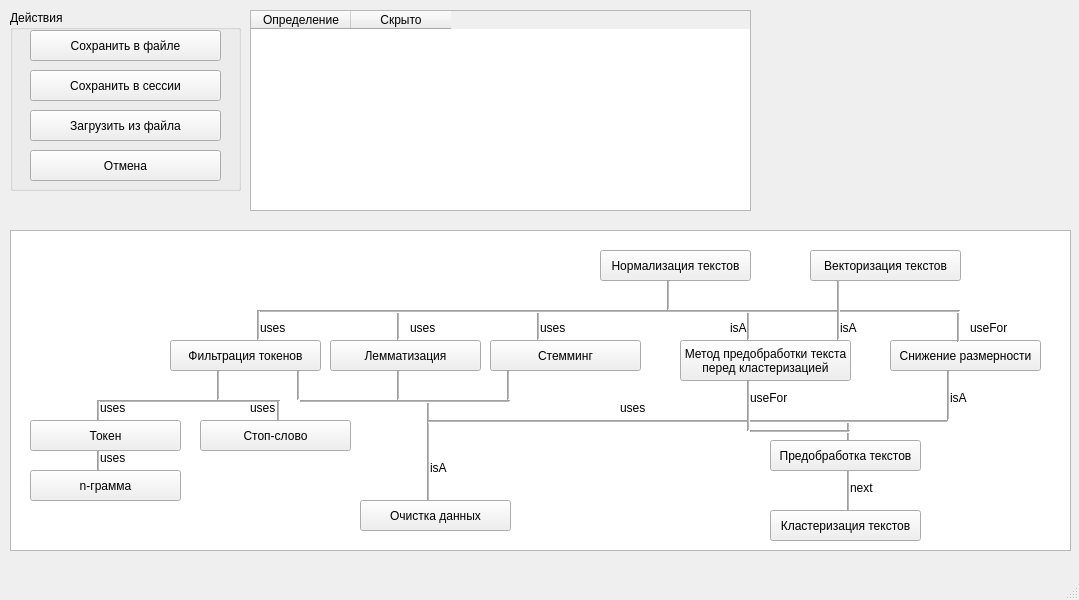
<?xml version="1.0" encoding="UTF-8"?>
<ui version="4.0">
 <class>MainWindow</class>
 <widget class="QMainWindow" name="MainWindow">
  <property name="geometry">
   <rect>
    <x>0</x>
    <y>0</y>
    <width>1079</width>
    <height>600</height>
   </rect>
  </property>
  <property name="windowTitle">
   <string>MainWindow</string>
  </property>
  <widget class="QWidget" name="centralwidget">
   <widget class="QTableWidget" name="TWDefHide">
    <property name="geometry">
     <rect>
      <x>250</x>
      <y>10</y>
      <width>501</width>
      <height>201</height>
     </rect>
    </property>
    <column>
     <property name="text">
      <string>Определение</string>
     </property>
    </column>
    <column>
     <property name="text">
      <string>Скрыто</string>
     </property>
    </column>
   </widget>
   <widget class="QGroupBox" name="GBActions">
    <property name="geometry">
     <rect>
      <x>10</x>
      <y>10</y>
      <width>231</width>
      <height>181</height>
     </rect>
    </property>
    <property name="title">
     <string>Действия</string>
    </property>
    <widget class="QPushButton" name="BSaveInFile">
     <property name="geometry">
      <rect>
       <x>20</x>
       <y>20</y>
       <width>191</width>
       <height>31</height>
      </rect>
     </property>
     <property name="text">
      <string>Сохранить в файле</string>
     </property>
    </widget>
    <widget class="QPushButton" name="BLocalSave">
     <property name="geometry">
      <rect>
       <x>20</x>
       <y>60</y>
       <width>191</width>
       <height>31</height>
      </rect>
     </property>
     <property name="text">
      <string>Сохранить в сессии</string>
     </property>
    </widget>
    <widget class="QPushButton" name="BExit">
     <property name="geometry">
      <rect>
       <x>20</x>
       <y>140</y>
       <width>191</width>
       <height>31</height>
      </rect>
     </property>
     <property name="text">
      <string>Отмена</string>
     </property>
    </widget>
    <widget class="QPushButton" name="BLoadFromFile">
     <property name="geometry">
      <rect>
       <x>20</x>
       <y>100</y>
       <width>191</width>
       <height>31</height>
      </rect>
     </property>
     <property name="text">
      <string>Загрузить из файла</string>
     </property>
    </widget>
   </widget>
   <widget class="QPushButton" name="BClust">
    <property name="geometry">
     <rect>
      <x>770</x>
      <y>510</y>
      <width>151</width>
      <height>31</height>
     </rect>
    </property>
    <property name="text">
     <string>Кластеризация текстов</string>
    </property>
   </widget>
   <widget class="QPushButton" name="BPrep">
    <property name="geometry">
     <rect>
      <x>770</x>
      <y>440</y>
      <width>151</width>
      <height>31</height>
     </rect>
    </property>
    <property name="text">
     <string>Предобработка текстов</string>
    </property>
   </widget>
   <widget class="QPushButton" name="BClearData">
    <property name="geometry">
     <rect>
      <x>360</x>
      <y>500</y>
      <width>151</width>
      <height>31</height>
     </rect>
    </property>
    <property name="text">
     <string>Очистка данных</string>
    </property>
   </widget>
   <widget class="QPushButton" name="BReduceDim">
    <property name="geometry">
     <rect>
      <x>890</x>
      <y>340</y>
      <width>151</width>
      <height>31</height>
     </rect>
    </property>
    <property name="text">
     <string>Снижение размерности</string>
    </property>
   </widget>
   <widget class="QPushButton" name="BNormalize">
    <property name="geometry">
     <rect>
      <x>600</x>
      <y>250</y>
      <width>151</width>
      <height>31</height>
     </rect>
    </property>
    <property name="text">
     <string>Нормализация текстов</string>
    </property>
   </widget>
   <widget class="QPushButton" name="BFilter">
    <property name="geometry">
     <rect>
      <x>170</x>
      <y>340</y>
      <width>151</width>
      <height>31</height>
     </rect>
    </property>
    <property name="text">
     <string>Фильтрация токенов</string>
    </property>
   </widget>
   <widget class="QPushButton" name="BStopWord">
    <property name="geometry">
     <rect>
      <x>200</x>
      <y>420</y>
      <width>151</width>
      <height>31</height>
     </rect>
    </property>
    <property name="text">
     <string>Стоп-слово</string>
    </property>
   </widget>
   <widget class="QPushButton" name="BToken">
    <property name="geometry">
     <rect>
      <x>30</x>
      <y>420</y>
      <width>151</width>
      <height>31</height>
     </rect>
    </property>
    <property name="text">
     <string>Токен</string>
    </property>
   </widget>
   <widget class="QPushButton" name="BLem">
    <property name="geometry">
     <rect>
      <x>330</x>
      <y>340</y>
      <width>151</width>
      <height>31</height>
     </rect>
    </property>
    <property name="text">
     <string>Лемматизация</string>
    </property>
   </widget>
   <widget class="QPushButton" name="BStem">
    <property name="geometry">
     <rect>
      <x>490</x>
      <y>340</y>
      <width>151</width>
      <height>31</height>
     </rect>
    </property>
    <property name="text">
     <string>Стемминг</string>
    </property>
   </widget>
   <widget class="Line" name="LClustNext">
    <property name="geometry">
     <rect>
      <x>840</x>
      <y>470</y>
      <width>16</width>
      <height>51</height>
     </rect>
    </property>
    <property name="midLineWidth">
     <number>1</number>
    </property>
    <property name="orientation">
     <enum>Qt::Vertical</enum>
    </property>
   </widget>
   <widget class="Line" name="LReduceUsesHor">
    <property name="geometry">
     <rect>
      <x>428</x>
      <y>420</y>
      <width>520</width>
      <height>3</height>
     </rect>
    </property>
    <property name="midLineWidth">
     <number>1</number>
    </property>
    <property name="orientation">
     <enum>Qt::Horizontal</enum>
    </property>
   </widget>
   <widget class="Line" name="LClearDataIsVert">
    <property name="geometry">
     <rect>
      <x>420</x>
      <y>400</y>
      <width>16</width>
      <height>110</height>
     </rect>
    </property>
    <property name="midLineWidth">
     <number>1</number>
    </property>
    <property name="orientation">
     <enum>Qt::Vertical</enum>
    </property>
   </widget>
   <widget class="Line" name="LNormalizeUseFor">
    <property name="geometry">
     <rect>
      <x>950</x>
      <y>310</y>
      <width>16</width>
      <height>32</height>
     </rect>
    </property>
    <property name="midLineWidth">
     <number>1</number>
    </property>
    <property name="orientation">
     <enum>Qt::Vertical</enum>
    </property>
   </widget>
   <widget class="Line" name="LNormalizeIs2">
    <property name="geometry">
     <rect>
      <x>740</x>
      <y>310</y>
      <width>16</width>
      <height>30</height>
     </rect>
    </property>
    <property name="midLineWidth">
     <number>1</number>
    </property>
    <property name="orientation">
     <enum>Qt::Vertical</enum>
    </property>
   </widget>
   <widget class="Line" name="LLemUses">
    <property name="geometry">
     <rect>
      <x>390</x>
      <y>310</y>
      <width>16</width>
      <height>30</height>
     </rect>
    </property>
    <property name="midLineWidth">
     <number>1</number>
    </property>
    <property name="orientation">
     <enum>Qt::Vertical</enum>
    </property>
   </widget>
   <widget class="Line" name="LFilterUses">
    <property name="geometry">
     <rect>
      <x>250</x>
      <y>310</y>
      <width>16</width>
      <height>30</height>
     </rect>
    </property>
    <property name="midLineWidth">
     <number>1</number>
    </property>
    <property name="orientation">
     <enum>Qt::Vertical</enum>
    </property>
   </widget>
   <widget class="Line" name="LStemUses">
    <property name="geometry">
     <rect>
      <x>530</x>
      <y>310</y>
      <width>16</width>
      <height>30</height>
     </rect>
    </property>
    <property name="midLineWidth">
     <number>1</number>
    </property>
    <property name="orientation">
     <enum>Qt::Vertical</enum>
    </property>
   </widget>
   <widget class="Line" name="LTokenUses">
    <property name="geometry">
     <rect>
      <x>90</x>
      <y>400</y>
      <width>16</width>
      <height>30</height>
     </rect>
    </property>
    <property name="midLineWidth">
     <number>1</number>
    </property>
    <property name="orientation">
     <enum>Qt::Vertical</enum>
    </property>
   </widget>
   <widget class="Line" name="LFilterHor">
    <property name="geometry">
     <rect>
      <x>100</x>
      <y>400</y>
      <width>180</width>
      <height>3</height>
     </rect>
    </property>
    <property name="midLineWidth">
     <number>1</number>
    </property>
    <property name="orientation">
     <enum>Qt::Horizontal</enum>
    </property>
   </widget>
   <widget class="Line" name="LStopWordsUses">
    <property name="geometry">
     <rect>
      <x>270</x>
      <y>400</y>
      <width>16</width>
      <height>30</height>
     </rect>
    </property>
    <property name="midLineWidth">
     <number>1</number>
    </property>
    <property name="orientation">
     <enum>Qt::Vertical</enum>
    </property>
   </widget>
   <widget class="Line" name="LFilterVert">
    <property name="geometry">
     <rect>
      <x>210</x>
      <y>370</y>
      <width>16</width>
      <height>30</height>
     </rect>
    </property>
    <property name="midLineWidth">
     <number>1</number>
    </property>
    <property name="orientation">
     <enum>Qt::Vertical</enum>
    </property>
   </widget>
   <widget class="QPushButton" name="BGramm">
    <property name="geometry">
     <rect>
      <x>30</x>
      <y>470</y>
      <width>151</width>
      <height>31</height>
     </rect>
    </property>
    <property name="text">
     <string>n-грамма</string>
    </property>
   </widget>
   <widget class="Line" name="LGrammUses">
    <property name="geometry">
     <rect>
      <x>90</x>
      <y>450</y>
      <width>16</width>
      <height>30</height>
     </rect>
    </property>
    <property name="midLineWidth">
     <number>1</number>
    </property>
    <property name="orientation">
     <enum>Qt::Vertical</enum>
    </property>
   </widget>
   <widget class="Line" name="LNormalizeAll">
    <property name="geometry">
     <rect>
      <x>260</x>
      <y>310</y>
      <width>700</width>
      <height>3</height>
     </rect>
    </property>
    <property name="midLineWidth">
     <number>1</number>
    </property>
    <property name="orientation">
     <enum>Qt::Horizontal</enum>
    </property>
   </widget>
   <widget class="QPushButton" name="BPrepMeth">
    <property name="geometry">
     <rect>
      <x>680</x>
      <y>340</y>
      <width>171</width>
      <height>41</height>
     </rect>
    </property>
    <property name="text">
     <string>Метод предобработки текста 
перед кластеризацией</string>
    </property>
   </widget>
   <widget class="Line" name="LReduceIsVert">
    <property name="geometry">
     <rect>
      <x>940</x>
      <y>370</y>
      <width>16</width>
      <height>50</height>
     </rect>
    </property>
    <property name="midLineWidth">
     <number>1</number>
    </property>
    <property name="orientation">
     <enum>Qt::Vertical</enum>
    </property>
   </widget>
   <widget class="Line" name="LPrepMehUseForVert">
    <property name="geometry">
     <rect>
      <x>740</x>
      <y>380</y>
      <width>16</width>
      <height>51</height>
     </rect>
    </property>
    <property name="midLineWidth">
     <number>1</number>
    </property>
    <property name="orientation">
     <enum>Qt::Vertical</enum>
    </property>
   </widget>
   <widget class="Line" name="LPrepVert">
    <property name="geometry">
     <rect>
      <x>840</x>
      <y>420</y>
      <width>16</width>
      <height>30</height>
     </rect>
    </property>
    <property name="midLineWidth">
     <number>1</number>
    </property>
    <property name="orientation">
     <enum>Qt::Vertical</enum>
    </property>
   </widget>
   <widget class="Line" name="LClearDataIsHor">
    <property name="geometry">
     <rect>
      <x>300</x>
      <y>400</y>
      <width>210</width>
      <height>3</height>
     </rect>
    </property>
    <property name="midLineWidth">
     <number>1</number>
    </property>
    <property name="orientation">
     <enum>Qt::Horizontal</enum>
    </property>
   </widget>
   <widget class="Line" name="LFilterClear">
    <property name="geometry">
     <rect>
      <x>290</x>
      <y>370</y>
      <width>16</width>
      <height>30</height>
     </rect>
    </property>
    <property name="midLineWidth">
     <number>1</number>
    </property>
    <property name="orientation">
     <enum>Qt::Vertical</enum>
    </property>
   </widget>
   <widget class="Line" name="LLemClear">
    <property name="geometry">
     <rect>
      <x>390</x>
      <y>370</y>
      <width>16</width>
      <height>30</height>
     </rect>
    </property>
    <property name="midLineWidth">
     <number>1</number>
    </property>
    <property name="orientation">
     <enum>Qt::Vertical</enum>
    </property>
   </widget>
   <widget class="Line" name="LStemClear">
    <property name="geometry">
     <rect>
      <x>500</x>
      <y>370</y>
      <width>16</width>
      <height>30</height>
     </rect>
    </property>
    <property name="midLineWidth">
     <number>1</number>
    </property>
    <property name="orientation">
     <enum>Qt::Vertical</enum>
    </property>
   </widget>
   <widget class="Line" name="LNormalizeIs">
    <property name="geometry">
     <rect>
      <x>660</x>
      <y>280</y>
      <width>16</width>
      <height>30</height>
     </rect>
    </property>
    <property name="midLineWidth">
     <number>1</number>
    </property>
    <property name="orientation">
     <enum>Qt::Vertical</enum>
    </property>
   </widget>
   <widget class="Line" name="LVectorizeIs">
    <property name="geometry">
     <rect>
      <x>830</x>
      <y>280</y>
      <width>16</width>
      <height>60</height>
     </rect>
    </property>
    <property name="midLineWidth">
     <number>1</number>
    </property>
    <property name="orientation">
     <enum>Qt::Vertical</enum>
    </property>
   </widget>
   <widget class="QPushButton" name="BVectorize">
    <property name="geometry">
     <rect>
      <x>810</x>
      <y>250</y>
      <width>151</width>
      <height>31</height>
     </rect>
    </property>
    <property name="text">
     <string>Векторизация текстов</string>
    </property>
   </widget>
   <widget class="QGraphicsView" name="GVBgOnto">
    <property name="geometry">
     <rect>
      <x>10</x>
      <y>230</y>
      <width>1061</width>
      <height>321</height>
     </rect>
    </property>
   </widget>
   <widget class="QLabel" name="LbNormalizeIs">
    <property name="geometry">
     <rect>
      <x>730</x>
      <y>320</y>
      <width>21</width>
      <height>16</height>
     </rect>
    </property>
    <property name="text">
     <string>isA</string>
    </property>
   </widget>
   <widget class="QLabel" name="LbVectorizeIs">
    <property name="geometry">
     <rect>
      <x>840</x>
      <y>320</y>
      <width>21</width>
      <height>16</height>
     </rect>
    </property>
    <property name="text">
     <string>isA</string>
    </property>
   </widget>
   <widget class="QLabel" name="LbNormalizeUseFor">
    <property name="geometry">
     <rect>
      <x>970</x>
      <y>320</y>
      <width>41</width>
      <height>16</height>
     </rect>
    </property>
    <property name="text">
     <string>useFor</string>
    </property>
   </widget>
   <widget class="QLabel" name="LbPrepMethUseFor">
    <property name="geometry">
     <rect>
      <x>750</x>
      <y>390</y>
      <width>41</width>
      <height>16</height>
     </rect>
    </property>
    <property name="text">
     <string>useFor</string>
    </property>
   </widget>
   <widget class="QLabel" name="LbReduceIs">
    <property name="geometry">
     <rect>
      <x>950</x>
      <y>390</y>
      <width>21</width>
      <height>16</height>
     </rect>
    </property>
    <property name="text">
     <string>isA</string>
    </property>
   </widget>
   <widget class="QLabel" name="LbPrepNext">
    <property name="geometry">
     <rect>
      <x>850</x>
      <y>480</y>
      <width>31</width>
      <height>16</height>
     </rect>
    </property>
    <property name="text">
     <string>next</string>
    </property>
   </widget>
   <widget class="QLabel" name="LbStemUses">
    <property name="geometry">
     <rect>
      <x>540</x>
      <y>320</y>
      <width>41</width>
      <height>16</height>
     </rect>
    </property>
    <property name="text">
     <string>uses</string>
    </property>
   </widget>
   <widget class="QLabel" name="LbLemUses">
    <property name="geometry">
     <rect>
      <x>410</x>
      <y>320</y>
      <width>41</width>
      <height>16</height>
     </rect>
    </property>
    <property name="text">
     <string>uses</string>
    </property>
   </widget>
   <widget class="QLabel" name="LbFilterUses">
    <property name="geometry">
     <rect>
      <x>260</x>
      <y>320</y>
      <width>41</width>
      <height>16</height>
     </rect>
    </property>
    <property name="text">
     <string>uses</string>
    </property>
   </widget>
   <widget class="QLabel" name="LbTokenUses">
    <property name="geometry">
     <rect>
      <x>100</x>
      <y>400</y>
      <width>41</width>
      <height>16</height>
     </rect>
    </property>
    <property name="text">
     <string>uses</string>
    </property>
   </widget>
   <widget class="QLabel" name="LbStopWordsUses">
    <property name="geometry">
     <rect>
      <x>250</x>
      <y>400</y>
      <width>41</width>
      <height>16</height>
     </rect>
    </property>
    <property name="text">
     <string>uses</string>
    </property>
   </widget>
   <widget class="QLabel" name="LbGrammUses">
    <property name="geometry">
     <rect>
      <x>100</x>
      <y>450</y>
      <width>41</width>
      <height>16</height>
     </rect>
    </property>
    <property name="text">
     <string>uses</string>
    </property>
   </widget>
   <widget class="QLabel" name="LbClearIs">
    <property name="geometry">
     <rect>
      <x>430</x>
      <y>460</y>
      <width>21</width>
      <height>16</height>
     </rect>
    </property>
    <property name="text">
     <string>isA</string>
    </property>
   </widget>
   <widget class="QLabel" name="LbClearUses">
    <property name="geometry">
     <rect>
      <x>620</x>
      <y>400</y>
      <width>41</width>
      <height>16</height>
     </rect>
    </property>
    <property name="text">
     <string>uses</string>
    </property>
   </widget>
   <widget class="Line" name="LPrepMethUseForHor">
    <property name="geometry">
     <rect>
      <x>750</x>
      <y>430</y>
      <width>100</width>
      <height>3</height>
     </rect>
    </property>
    <property name="midLineWidth">
     <number>1</number>
    </property>
    <property name="orientation">
     <enum>Qt::Horizontal</enum>
    </property>
   </widget>
   <zorder>GVBgOnto</zorder>
   <zorder>LClearDataIsVert</zorder>
   <zorder>LPrepVert</zorder>
   <zorder>LClustNext</zorder>
   <zorder>TWDefHide</zorder>
   <zorder>GBActions</zorder>
   <zorder>BReduceDim</zorder>
   <zorder>BNormalize</zorder>
   <zorder>BFilter</zorder>
   <zorder>BLem</zorder>
   <zorder>BStem</zorder>
   <zorder>LReduceUsesHor</zorder>
   <zorder>LNormalizeUseFor</zorder>
   <zorder>LNormalizeIs2</zorder>
   <zorder>LLemUses</zorder>
   <zorder>LFilterUses</zorder>
   <zorder>LStemUses</zorder>
   <zorder>LTokenUses</zorder>
   <zorder>LFilterHor</zorder>
   <zorder>LStopWordsUses</zorder>
   <zorder>LFilterVert</zorder>
   <zorder>LGrammUses</zorder>
   <zorder>LNormalizeAll</zorder>
   <zorder>BPrepMeth</zorder>
   <zorder>LReduceIsVert</zorder>
   <zorder>LPrepMehUseForVert</zorder>
   <zorder>LClearDataIsHor</zorder>
   <zorder>LFilterClear</zorder>
   <zorder>LLemClear</zorder>
   <zorder>LStemClear</zorder>
   <zorder>LNormalizeIs</zorder>
   <zorder>LVectorizeIs</zorder>
   <zorder>BVectorize</zorder>
   <zorder>LbNormalizeIs</zorder>
   <zorder>LbVectorizeIs</zorder>
   <zorder>LbNormalizeUseFor</zorder>
   <zorder>LbPrepMethUseFor</zorder>
   <zorder>LbReduceIs</zorder>
   <zorder>LbPrepNext</zorder>
   <zorder>LbStemUses</zorder>
   <zorder>LbLemUses</zorder>
   <zorder>LbFilterUses</zorder>
   <zorder>LbTokenUses</zorder>
   <zorder>LbStopWordsUses</zorder>
   <zorder>LbGrammUses</zorder>
   <zorder>LbClearIs</zorder>
   <zorder>BStopWord</zorder>
   <zorder>BToken</zorder>
   <zorder>BGramm</zorder>
   <zorder>BClearData</zorder>
   <zorder>BPrep</zorder>
   <zorder>BClust</zorder>
   <zorder>LbClearUses</zorder>
   <zorder>LPrepMethUseForHor</zorder>
  </widget>
  <widget class="QMenuBar" name="menubar">
   <property name="geometry">
    <rect>
     <x>0</x>
     <y>0</y>
     <width>1079</width>
     <height>21</height>
    </rect>
   </property>
  </widget>
  <widget class="QStatusBar" name="statusbar"/>
 </widget>
 <resources/>
 <connections/>
</ui>
